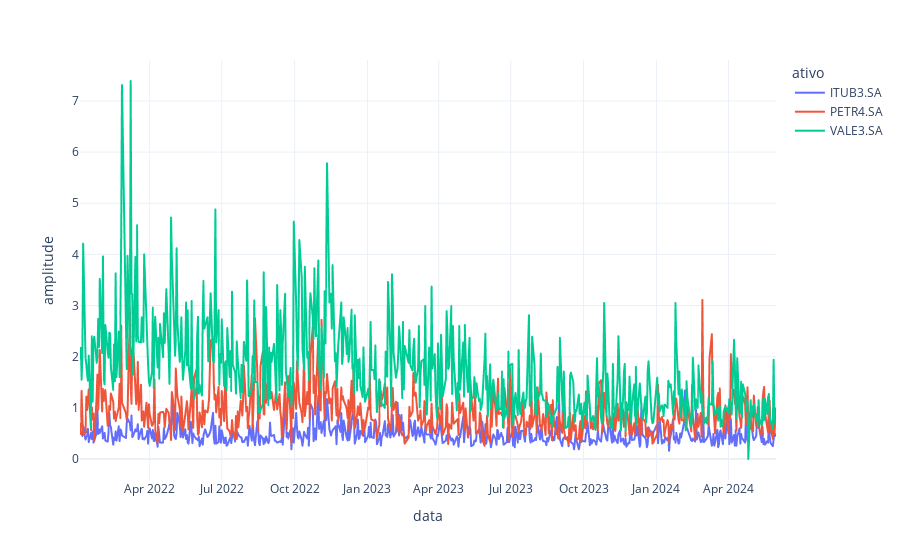

Write notebook code for a chart like this one.
### Markdown cell above
2. Monte um gráfico de linha mostrando a variação dessa amplitude ao longo do período coletado, por ativo.

### Code cell
fig = px.line(data_frame=df_ampli, 
              x='data', 
              y='amplitude', 
              color='ativo', 
              template='plotly_white')
fig.show()

### Figure 1 — Plotly figure (JSON) as saved in the notebook; plotly's stock layout.template omitted (floating-point values rounded to 4 significant figures; data arrays with more than 128 entries replaced by an {"elided": "..."} marker saying what was removed)
{"data": [{"hovertemplate": "ativo=ITUB3.SA<br>data=%{x}<br>amplitude=%{y}<extra></extra>", "legendgroup": "ITUB3.SA", "line": {"color": "#636efa", "dash": "solid"}, "marker": {"symbol": "circle"}, "mode": "lines", "name": "ITUB3.SA", "showlegend": true, "type": "scattergl", "x": {"elided": "602 str values"}, "xaxis": "x", "y": {"elided": "602 float values"}, "yaxis": "y"}, {"hovertemplate": "ativo=PETR4.SA<br>data=%{x}<br>amplitude=%{y}<extra></extra>", "legendgroup": "PETR4.SA", "line": {"color": "#EF553B", "dash": "solid"}, "marker": {"symbol": "circle"}, "mode": "lines", "name": "PETR4.SA", "showlegend": true, "type": "scattergl", "x": {"elided": "602 str values"}, "xaxis": "x", "y": {"elided": "602 float values"}, "yaxis": "y"}, {"hovertemplate": "ativo=VALE3.SA<br>data=%{x}<br>amplitude=%{y}<extra></extra>", "legendgroup": "VALE3.SA", "line": {"color": "#00cc96", "dash": "solid"}, "marker": {"symbol": "circle"}, "mode": "lines", "name": "VALE3.SA", "showlegend": true, "type": "scattergl", "x": {"elided": "602 str values"}, "xaxis": "x", "y": {"elided": "602 float values"}, "yaxis": "y"}], "layout": {"autosize": true, "legend": {"title": {"text": "ativo"}, "tracegroupgap": 0}, "margin": {"t": 60}, "xaxis": {"anchor": "y", "autorange": true, "domain": [0, 1], "range": ["2022-01-03", "2024-05-31"], "title": {"text": "data"}, "type": "date"}, "yaxis": {"anchor": "x", "autorange": true, "domain": [0, 1], "range": [-0.4106, 7.801], "title": {"text": "amplitude"}, "type": "linear"}}}
